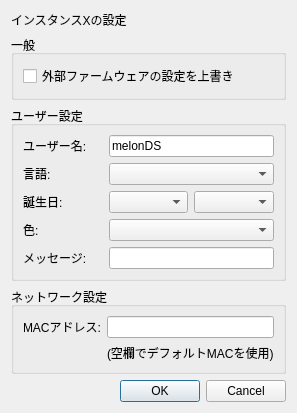
<?xml version="1.0" encoding="UTF-8"?>
<ui version="4.0">
 <class>FirmwareSettingsDialog</class>
 <widget class="QDialog" name="FirmwareSettingsDialog">
  <property name="geometry">
   <rect>
    <x>0</x>
    <y>0</y>
    <width>511</width>
    <height>357</height>
   </rect>
  </property>
  <property name="sizePolicy">
   <sizepolicy hsizetype="Fixed" vsizetype="Fixed">
    <horstretch>0</horstretch>
    <verstretch>0</verstretch>
   </sizepolicy>
  </property>
  <property name="windowTitle">
   <string>ファームウェア設定 - melonDS</string>
  </property>
  <layout class="QVBoxLayout" name="verticalLayout">
   <property name="sizeConstraint">
    <enum>QLayout::SetFixedSize</enum>
   </property>
   <item>
    <widget class="QLabel" name="lblInstanceNum">
     <property name="text">
      <string>インスタンスXの設定</string>
     </property>
    </widget>
   </item>
   <item>
    <widget class="QGroupBox" name="grpGeneral">
     <property name="title">
      <string>一般</string>
     </property>
     <layout class="QGridLayout" name="gridLayout_3">
      <item row="0" column="0">
       <widget class="QCheckBox" name="overrideFirmwareBox">
        <property name="text">
         <string>外部ファームウェアの設定を上書き</string>
        </property>
       </widget>
      </item>
     </layout>
    </widget>
   </item>
   <item>
    <widget class="QGroupBox" name="grpUserSettings">
     <property name="title">
      <string>ユーザー設定</string>
     </property>
     <layout class="QGridLayout" name="gridLayout">
      <property name="leftMargin">
       <number>9</number>
      </property>
      <property name="topMargin">
       <number>9</number>
      </property>
      <property name="rightMargin">
       <number>9</number>
      </property>
      <property name="bottomMargin">
       <number>9</number>
      </property>
      <item row="2" column="1">
       <widget class="QComboBox" name="cbxBirthdayDay"/>
      </item>
      <item row="2" column="2">
       <widget class="QComboBox" name="cbxBirthdayMonth"/>
      </item>
      <item row="0" column="1" colspan="2">
       <widget class="QLineEdit" name="usernameEdit">
        <property name="text">
         <string>melonDS</string>
        </property>
        <property name="maxLength">
         <number>10</number>
        </property>
        <property name="clearButtonEnabled">
         <bool>false</bool>
        </property>
       </widget>
      </item>
      <item row="0" column="0">
       <widget class="QLabel" name="usernameLabel">
        <property name="text">
         <string>ユーザー名:</string>
        </property>
       </widget>
      </item>
      <item row="4" column="0">
       <widget class="QLabel" name="label_3">
        <property name="text">
         <string>メッセージ:</string>
        </property>
       </widget>
      </item>
      <item row="3" column="1" colspan="2">
       <widget class="QComboBox" name="colorsEdit"/>
      </item>
      <item row="3" column="0">
       <widget class="QLabel" name="label_2">
        <property name="text">
         <string>色:</string>
        </property>
       </widget>
      </item>
      <item row="1" column="0">
       <widget class="QLabel" name="label">
        <property name="text">
         <string>言語:</string>
        </property>
       </widget>
      </item>
      <item row="2" column="0">
       <widget class="QLabel" name="label_4">
        <property name="text">
         <string>誕生日:</string>
        </property>
       </widget>
      </item>
      <item row="4" column="1" colspan="2">
       <widget class="QLineEdit" name="messageEdit"/>
      </item>
      <item row="1" column="1" colspan="2">
       <widget class="QComboBox" name="languageBox"/>
      </item>
     </layout>
    </widget>
   </item>
   <item>
    <widget class="QGroupBox" name="grpWifiSettings">
     <property name="title">
      <string>ネットワーク設定</string>
     </property>
     <layout class="QGridLayout" name="gridLayout_2">
      <item row="0" column="0">
       <widget class="QLabel" name="label_5">
        <property name="text">
         <string>MACアドレス:</string>
        </property>
       </widget>
      </item>
      <item row="0" column="1">
       <widget class="QLineEdit" name="txtMAC">
        <property name="maxLength">
         <number>17</number>
        </property>
       </widget>
      </item>
      <item row="1" column="1">
       <widget class="QLabel" name="label_6">
        <property name="text">
         <string>(空欄でデフォルトMACを使用)</string>
        </property>
       </widget>
      </item>
     </layout>
    </widget>
   </item>
   <item>
    <widget class="QDialogButtonBox" name="dialogButtons">
     <property name="orientation">
      <enum>Qt::Horizontal</enum>
     </property>
     <property name="standardButtons">
      <set>QDialogButtonBox::Cancel|QDialogButtonBox::Ok</set>
     </property>
    </widget>
   </item>
  </layout>
 </widget>
 <tabstops>
  <tabstop>overrideFirmwareBox</tabstop>
  <tabstop>usernameEdit</tabstop>
  <tabstop>languageBox</tabstop>
  <tabstop>cbxBirthdayDay</tabstop>
  <tabstop>cbxBirthdayMonth</tabstop>
  <tabstop>colorsEdit</tabstop>
  <tabstop>messageEdit</tabstop>
  <tabstop>txtMAC</tabstop>
 </tabstops>
 <resources/>
 <connections>
  <connection>
   <sender>dialogButtons</sender>
   <signal>accepted()</signal>
   <receiver>FirmwareSettingsDialog</receiver>
   <slot>accept()</slot>
   <hints>
    <hint type="sourcelabel">
     <x>255</x>
     <y>250</y>
    </hint>
    <hint type="destinationlabel">
     <x>255</x>
     <y>135</y>
    </hint>
   </hints>
  </connection>
  <connection>
   <sender>dialogButtons</sender>
   <signal>rejected()</signal>
   <receiver>FirmwareSettingsDialog</receiver>
   <slot>reject()</slot>
   <hints>
    <hint type="sourcelabel">
     <x>255</x>
     <y>250</y>
    </hint>
    <hint type="destinationlabel">
     <x>255</x>
     <y>135</y>
    </hint>
   </hints>
  </connection>
 </connections>
</ui>
